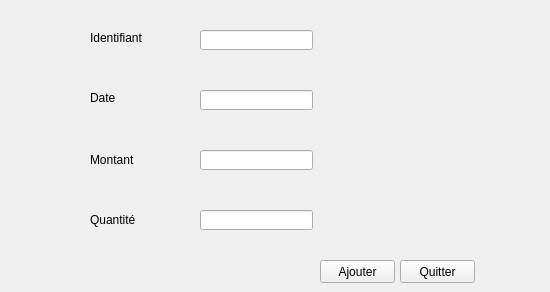
      <widget class="QWidget" name="tab_34">
       <attribute name="title">
        <string>Ajouter</string>
       </attribute>
       <widget class="QLabel" name="label_33">
        <property name="geometry">
         <rect>
          <x>90</x>
          <y>30</y>
          <width>61</width>
          <height>16</height>
         </rect>
        </property>
        <property name="text">
         <string>Identifiant</string>
        </property>
       </widget>
       <widget class="QLabel" name="label_34">
        <property name="geometry">
         <rect>
          <x>90</x>
          <y>90</y>
          <width>47</width>
          <height>16</height>
         </rect>
        </property>
        <property name="text">
         <string>Date</string>
        </property>
       </widget>
       <widget class="QLabel" name="label_35">
        <property name="geometry">
         <rect>
          <x>90</x>
          <y>150</y>
          <width>51</width>
          <height>20</height>
         </rect>
        </property>
        <property name="text">
         <string>Montant</string>
        </property>
       </widget>
       <widget class="QLineEdit" name="lineEdit_id_r">
        <property name="geometry">
         <rect>
          <x>200</x>
          <y>30</y>
          <width>113</width>
          <height>20</height>
         </rect>
        </property>
       </widget>
       <widget class="QLineEdit" name="lineEdit_dat_r">
        <property name="geometry">
         <rect>
          <x>200</x>
          <y>90</y>
          <width>113</width>
          <height>20</height>
         </rect>
        </property>
       </widget>
       <widget class="QLineEdit" name="lineEdit_prix_r">
        <property name="geometry">
         <rect>
          <x>200</x>
          <y>150</y>
          <width>113</width>
          <height>20</height>
         </rect>
        </property>
       </widget>
       <widget class="QPushButton" name="pb_ajouter_9">
        <property name="geometry">
         <rect>
          <x>320</x>
          <y>260</y>
          <width>75</width>
          <height>23</height>
         </rect>
        </property>
        <property name="text">
         <string>Ajouter</string>
        </property>
       </widget>
       <widget class="QLabel" name="label_37">
        <property name="geometry">
         <rect>
          <x>90</x>
          <y>210</y>
          <width>51</width>
          <height>20</height>
         </rect>
        </property>
        <property name="text">
         <string>Quantité</string>
        </property>
       </widget>
       <widget class="QLineEdit" name="lineEdit_nombre_r">
        <property name="geometry">
         <rect>
          <x>200</x>
          <y>210</y>
          <width>113</width>
          <height>20</height>
         </rect>
        </property>
       </widget>
       <widget class="QPushButton" name="pb_quitter_2">
        <property name="geometry">
         <rect>
          <x>400</x>
          <y>260</y>
          <width>75</width>
          <height>23</height>
         </rect>
        </property>
        <property name="text">
         <string>Quitter</string>
        </property>
       </widget>
       <widget class="QLabel" name="label_idm">
        <property name="geometry">
         <rect>
          <x>60</x>
          <y>20</y>
          <width>41</width>
          <height>31</height>
         </rect>
        </property>
        <property name="text">
         <string/>
        </property>
       </widget>
       <widget class="QLabel" name="label_date">
        <property name="geometry">
         <rect>
          <x>50</x>
          <y>80</y>
          <width>41</width>
          <height>31</height>
         </rect>
        </property>
        <property name="text">
         <string/>
        </property>
       </widget>
       <widget class="QLabel" name="label_montant">
        <property name="geometry">
         <rect>
          <x>50</x>
          <y>140</y>
          <width>41</width>
          <height>31</height>
         </rect>
        </property>
        <property name="text">
         <string/>
        </property>
       </widget>
       <widget class="QLabel" name="label_quant">
        <property name="geometry">
         <rect>
          <x>50</x>
          <y>200</y>
          <width>41</width>
          <height>31</height>
         </rect>
        </property>
        <property name="text">
         <string/>
        </property>
       </widget>
       <widget class="QLabel" name="label_materiel">
        <property name="geometry">
         <rect>
          <x>360</x>
          <y>30</y>
          <width>181</width>
          <height>191</height>
         </rect>
        </property>
        <property name="text">
         <string/>
        </property>
       </widget>
      </widget>
